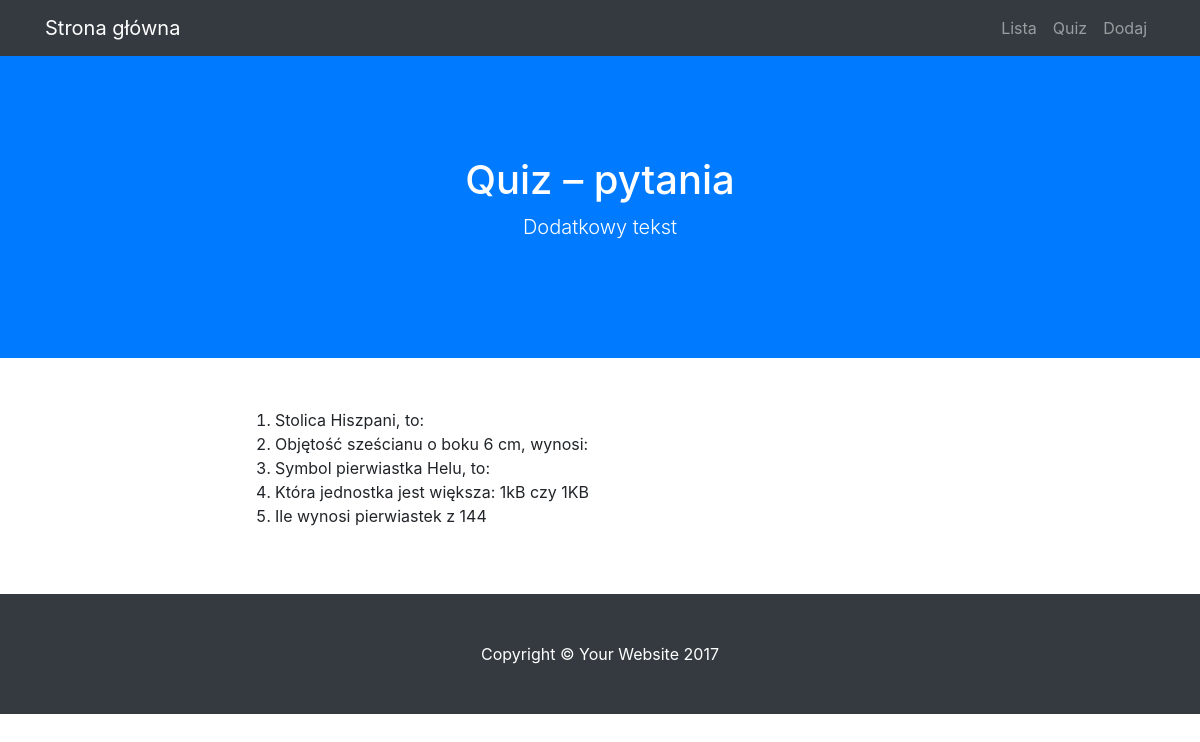
Screenshot of /lista with the database file from the repository.
### modele.py (models this page shows)
class BazaModel(Model):
    class Meta:
        database = baza

class Pytanie(BazaModel):
    pytanie = CharField(null=False)
    kategoria = ForeignKeyField(Kategoria, related_name='pytania')

### views.py (the view)
@app.route("/lista")
def lista():
    pytania = Pytanie.select()
    return render_template('lista.html', pytania=pytania)

### app.py (called while the page is built)
@app.before_request
def before_request():
    g.db = baza
    g.db.connect()

@app.after_request
def after_request(response):
    g.db.close()
    return response

### templates/lista.html (shortened to what this page needs)
{% extends "szablon.html" %}
{% block h1 %}Quiz – pytania{% endblock %}
{% block tresc %}
    <ol>
    {% for p in pytania %}
        <li>
            {{ p.pytanie }}
        </li>
    {% endfor %}
    </ol>
{% endblock %}

### rows the page displays
Pytanie: pytanie "Stolica Hiszpani, to:"
Pytanie: pytanie "Objętość sześcianu o boku 6 cm, wynosi:"
Pytanie: pytanie "Symbol pierwiastka Helu, to:"
Pytanie: pytanie "Która jednostka jest większa: 1kB czy 1KB"
Pytanie: pytanie "Ile wynosi pierwiastek z 144"
